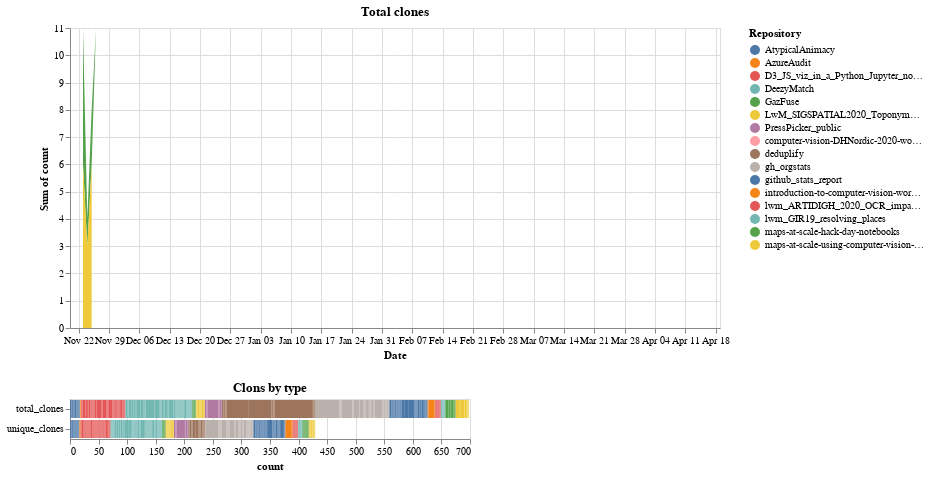

Write notebook code for a chart like this one.
### Code cell
brush = alt.selection(type="interval")
chart = (
    alt.Chart(data)
    .mark_area()
    .encode(
        x=alt.X("index:T", axis=alt.Axis(tickCount=24, title="Date")),
        y="sum(count):Q",
        color=alt.Color("variable_0:N", title="Repository"),
     
    )
    .transform_filter(alt.FieldEqualPredicate(field="variable_1", equal="total_clones"))
    .properties(width=WIDTH, title="Total clones")
    .add_selection(brush)
)

bar = (
    alt.Chart(data)
    .mark_bar()
    .encode(
        y=alt.Y("variable_1:N", title=None),
        x="count:Q",
        color=alt.Color("variable_0:N", title="Repository"),tooltip="count:Q"
    )
    .properties(title="Clons by type")
    .transform_filter(brush)
)

chart & bar

### Figure 1 — Vega-Lite specification as saved in the notebook (floating-point values rounded to 4 significant figures; data arrays with more than 128 entries replaced by an {"elided": "..."} marker saying what was removed)
{"config": {"view": {"continuousWidth": 400, "continuousHeight": 300}}, "vconcat": [{"mark": "area", "encoding": {"color": {"type": "nominal", "field": "variable_0", "title": "Repository"}, "x": {"type": "temporal", "axis": {"tickCount": 24, "title": "Date"}, "field": "index"}, "y": {"type": "quantitative", "aggregate": "sum", "field": "count"}}, "selection": {"selector002": {"type": "interval"}}, "title": "Total clones", "transform": [{"filter": {"equal": "total_clones", "field": "variable_1"}}], "width": 650}, {"mark": "bar", "encoding": {"color": {"type": "nominal", "field": "variable_0", "title": "Repository"}, "tooltip": {"type": "quantitative", "field": "count"}, "x": {"type": "quantitative", "field": "count"}, "y": {"type": "nominal", "field": "variable_1", "title": null}}, "title": "Clons by type", "transform": [{"filter": {"selection": "selector002"}}]}], "data": {"name": "data-bf5284b0ed19e0f98a1f65eb7956361b"}, "$schema": "https://vega.github.io/schema/vega-lite/v4.8.1.json", "datasets": {"data-bf5284b0ed19e0f98a1f65eb7956361b": {"elided": "3744 records"}}}
